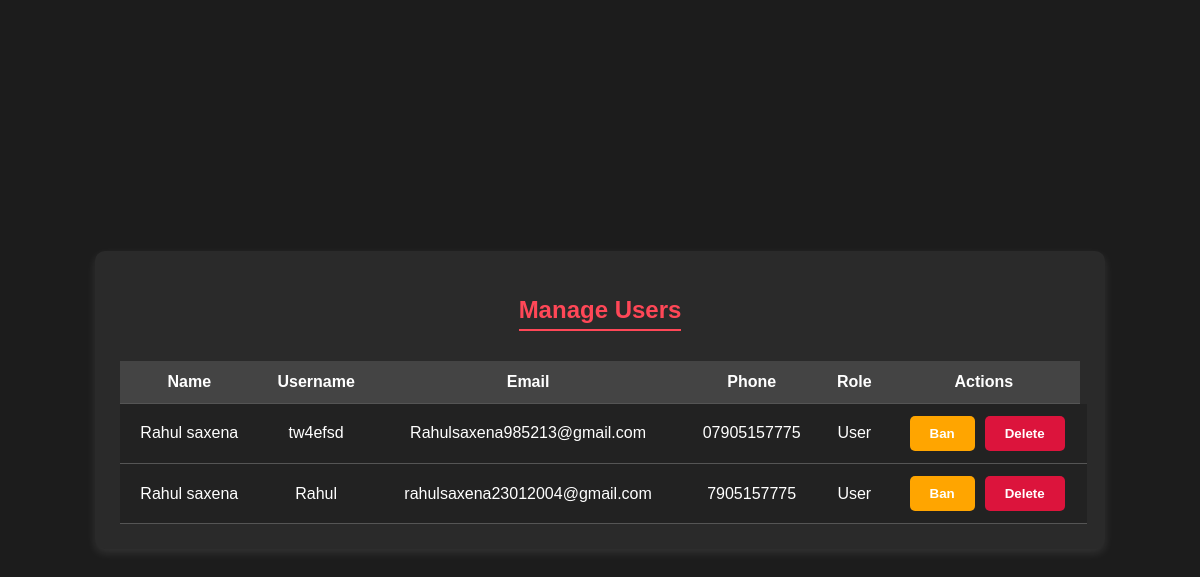
Page /admin/manage_users.php on the committed database.
### tables this page shows
CREATE TABLE `users` (
  `id` int NOT NULL AUTO_INCREMENT,
  `name` varchar(255) NOT NULL,
  `username` varchar(50) NOT NULL,
  `email` varchar(255) NOT NULL,
  `phone` varchar(15) NOT NULL,
  `password` varchar(255) NOT NULL,
  `special_permission` tinyint(1) DEFAULT '0',
  `role` enum('user','admin') DEFAULT 'user',
  PRIMARY KEY (`id`),
  UNIQUE KEY `username` (`username`),
  UNIQUE KEY `email` (`email`)
);

### admin/manage_users.php (the view, shortened to what this page needs)
<?php
require '../config.php';
$query = "SELECT id, name, username, email, phone, role, special_permission FROM users";
$result = mysqli_query($conn, $query);
?>
<!DOCTYPE html>
<html lang="en">
<head>
</head>
<body>
    <div class="container">
        <h2>Manage Users</h2>
        <table>
            <thead>
                <tr>
                    <th>Name</th>
                    <th>Username</th>
                    <th>Email</th>
                    <th>Phone</th>
                    <th>Role</th>
                    <th>Actions</th>
                </tr>
            </thead>
            <tbody>
                <?php while ($row = mysqli_fetch_assoc($result)) { ?>
                    <tr>
                        <td><?php echo $row['name']; ?></td>
                        <td><?php echo $row['username']; ?></td>
                        <td><?php echo $row['email']; ?></td>
                        <td><?php echo $row['phone']; ?></td>
                        <td><?php echo ucfirst($row['role']); ?></td>
                        <td class="actions">
                            <?php if ($row['special_permission'] == 1) { ?>
                                <form method="POST">
                                    <button type="submit" name="ban_user" class="ban-btn">Ban</button>
                                </form>
                            <?php } ?>
                            <form method="POST">
                                <button type="submit" name="delete_user" class="delete-btn">Delete</button>
                            </form>
                        </td>
                    </tr>
                <?php } ?>
            </tbody>
        </table>
    </div>
</body>
</html>

### admin/manage_users.php (style rules this page uses)
body { font-family: 'Poppins', sans-serif; background: #1c1c1c; color: white; display: flex; justify-content: center; align-items: center; height: 100vh; margin: 0; }
.container { background: #2a2a2a; padding: 25px; border-radius: 10px; box-shadow: 0px 4px 10px rgba(255, 255, 255, 0.1); width: 80%; text-align: center; animation: fadeIn 0.5s ease-in-out; }
.container h2 { font-size: 24px; margin-bottom: 15px; color: #ff4757; border-bottom: 2px solid #ff4757; display: inline-block; padding-bottom: 5px; }
table { width: 100%; border-collapse: collapse; margin-top: 15px; background: #333; color: white; }
th, td { padding: 12px; text-align: center; border-bottom: 1px solid #555; }
th { background: #444; }
td { background: #222; }
button { padding: 10px 20px; border: none; border-radius: 5px; cursor: pointer; font-weight: bold; transition: 0.3s; }
.ban-btn { background: orange; color: white; }
.delete-btn { background: crimson; color: white; }
.actions { width: 91%; display: flex; justify-content: space-evenly; }

### rows in the picture
users: name "Rahul saxena", username "tw4efsd", email "Rahulsaxena985213@gmail.com", phone "07905157775", role "User"
users: name "Rahul saxena", username "Rahul", email "rahulsaxena23012004@gmail.com", phone "7905157775", role "User"
